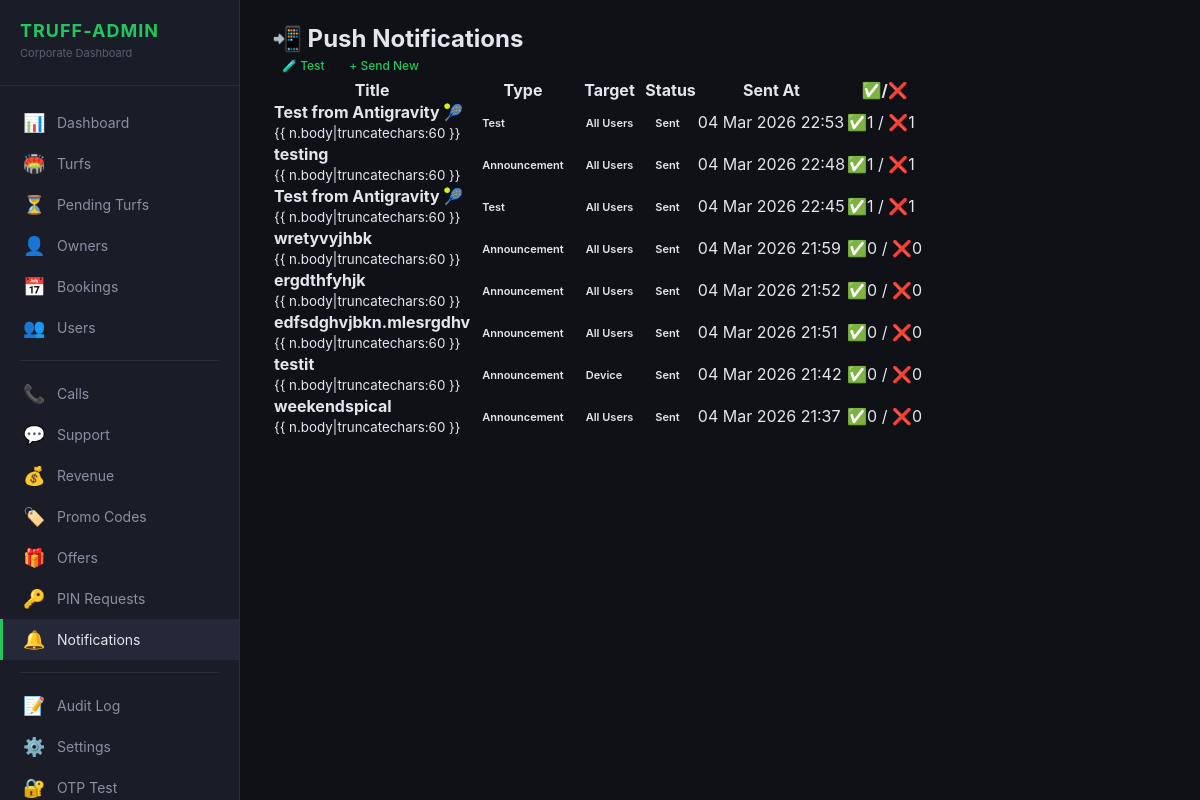
Page /truff-admin/push/history/ (signed in) on the earlier database version.
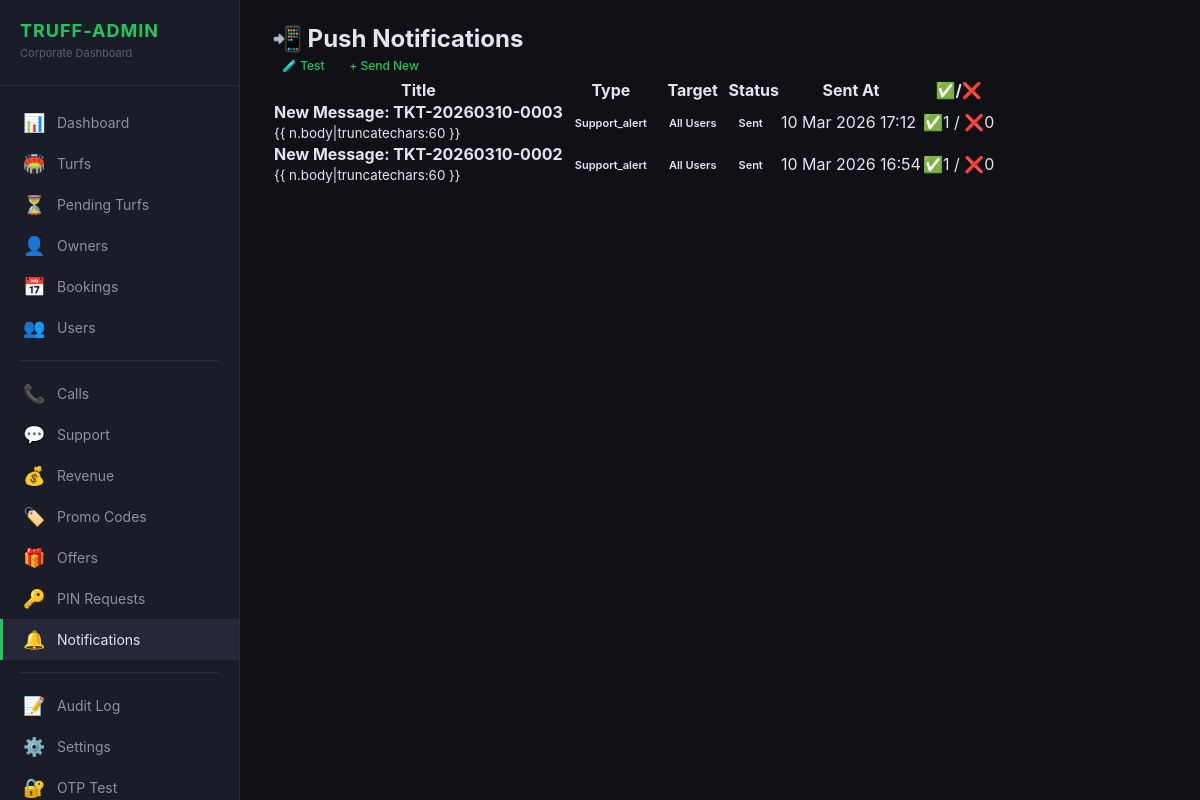
Same page on the later database version.
### truff_admin_panel/push_models.py (models this page shows, shortened)
class AdminNotification(models.Model):
    NOTIFICATION_TYPES = [
        ('promo',        'Promo Code'),
        ('offer',        'Special Offer'),
        ('announcement', 'Announcement'),
        ('booking',      'Booking Reminder'),
        ('test',         'Test'),
    ]
    TARGET_CHOICES = [
        ('all',            'All Users'),
        ('owners',         'Turf Owners'),
        ('customers',      'Customers'),
        ('recent_bookers', 'Recent Bookers (last 30 days)'),
        ('inactive',       'Inactive Users (>30 days)'),
        ('token',          'Single Device (by token)'),
    ]
    title             = models.CharField(max_length=255)
    body              = models.TextField()
    notification_type = models.CharField(max_length=50, choices=NOTIFICATION_TYPES, default='announcement')
    target_type       = models.CharField(max_length=20, choices=TARGET_CHOICES, default='all')
    device_token = models.TextField(blank=True)
    route      = models.CharField(max_length=100, blank=True, help_text='e.g. home, offers, booking')
    promo_code = models.CharField(max_length=20, blank=True)
    is_sent       = models.BooleanField(default=False)
    sent_at       = models.DateTimeField(null=True, blank=True)
    success_count = models.IntegerField(default=0)
    failure_count = models.IntegerField(default=0)
    error_log     = models.TextField(blank=True)
    created_at = models.DateTimeField(auto_now_add=True)
    class Meta:
        ordering = ['-created_at']
        verbose_name = 'Push Notification'

### truff_admin_panel/push_views.py (the view)
# urls.py: path('push/history/', push_views.PushNotificationListView.as_view(), name='push_list'),
class PushNotificationListView(AdminLoginRequiredMixin, View):
    def get(self, request):
        notifs = AdminNotification.objects.all()[:100]
        return render(request, 'truff_admin/push/list.html', {
            'notifs':      notifs,
            'page_title':  'Push Notification History',
        })

### truff_admin_panel/context_processors.py (called while the page is built)
def pending_turf_count(request):
    if not request.user.is_authenticated:
        return {}
    if not (request.user.is_staff or request.user.groups.filter(name='Truff Admin').exists()):
        return {}
    try:
        return {'pending_turf_count': Turf.objects.filter(status=TurfStatus.PENDING).count()}
    except Exception:
        return {'pending_turf_count': 0}

### truff_admin_panel/mixins.py (called while the page is built)
    def test_func(self):
        user = self.request.user
        if not user.is_authenticated:
            return False
        return user.is_staff or user.groups.filter(name='Truff Admin').exists()

### truff_admin_panel/templates/truff_admin/push/list.html
{% extends "truff_admin/base.html" %}
{% block content %}
<div class="d-flex justify-content-between align-items-center mb-4">
    <h2 class="mb-0">📲 Push Notifications</h2>
    <div>
        <a href="{% url 'truff_admin:push_test' %}" class="btn btn-outline-info btn-sm me-2">🧪 Test</a>
        <a href="{% url 'truff_admin:push_send' %}" class="btn btn-success btn-sm">+ Send New</a>
    </div>
</div>
<div class="card shadow-sm">
    <div class="table-responsive">
        <table class="table table-hover mb-0">
            <thead class="table-light">
                <tr>
                    <th>Title</th>
                    <th>Type</th>
                    <th>Target</th>
                    <th>Status</th>
                    <th>Sent At</th>
                    <th>✅/❌</th>
                </tr>
            </thead>
            <tbody>
                {% for n in notifs %}
                <tr>
                    <td><strong>{{ n.title }}</strong><br><small class="text-muted">{{ n.body|truncatechars:60
                            }}</small></td>
                    <td><span class="badge bg-secondary">{{ n.get_notification_type_display }}</span></td>
                    <td>
                        {% if n.target_type == 'token' %}
                        <span class="badge bg-info">Device</span>
                        {% elif n.target_type == 'topic' %}
                        <span class="badge bg-primary">Topic: {{ n.topic }}</span>
                        {% else %}
                        <span class="badge bg-dark">All Users</span>
                        {% endif %}
                    </td>
                    <td>
                        {% if n.is_sent %}
                        <span class="badge bg-success">Sent</span>
                        {% else %}
                        <span class="badge bg-warning text-dark">Pending</span>
                        {% endif %}
                    </td>
                    <td>{{ n.sent_at|date:"d M Y H:i"|default:"—" }}</td>
                    <td>✅{{ n.success_count }} / ❌{{ n.failure_count }}</td>
                </tr>
                {% empty %}
                <tr>
                    <td colspan="6" class="text-center text-muted py-4">No notifications sent yet.</td>
                </tr>
                {% endfor %}
            </tbody>
        </table>
    </div>
</div>
{% endblock %}

Differences in the rows shown:
removed AdminNotification: title "Test from Antigravity 🎾", notification_type "Test", target_type "All Users", is_sent "Sent", sent_at "04 Mar 2026 22:53", success_count "1", failure_count "1"
removed AdminNotification: title "testing", notification_type "Announcement", target_type "All Users", is_sent "Sent", sent_at "04 Mar 2026 22:48", success_count "1", failure_count "1"
removed AdminNotification: title "Test from Antigravity 🎾", notification_type "Test", target_type "All Users", is_sent "Sent", sent_at "04 Mar 2026 22:45", success_count "1", failure_count "1"
removed AdminNotification: title "wretyvyjhbk", notification_type "Announcement", target_type "All Users", is_sent "Sent", sent_at "04 Mar 2026 21:59", success_count "0", failure_count "0"
removed AdminNotification: title "ergdthfyhjk", notification_type "Announcement", target_type "All Users", is_sent "Sent", sent_at "04 Mar 2026 21:52", success_count "0", failure_count "0"
removed AdminNotification: title "edfsdghvjbkn.mlesrgdhv", notification_type "Announcement", target_type "All Users", is_sent "Sent", sent_at "04 Mar 2026 21:51", success_count "0", failure_count "0"
removed AdminNotification: title "testit", notification_type "Announcement", target_type "Device", is_sent "Sent", sent_at "04 Mar 2026 21:42", success_count "0", failure_count "0"
removed AdminNotification: title "weekendspical", notification_type "Announcement", target_type "All Users", is_sent "Sent", sent_at "04 Mar 2026 21:37", success_count "0", failure_count "0"
added AdminNotification: title "New Message: TKT-20260310-0003", notification_type "Support_alert", target_type "All Users", is_sent "Sent", sent_at "10 Mar 2026 17:12", success_count "1", failure_count "0"
added AdminNotification: title "New Message: TKT-20260310-0002", notification_type "Support_alert", target_type "All Users", is_sent "Sent", sent_at "10 Mar 2026 16:54", success_count "1", failure_count "0"
